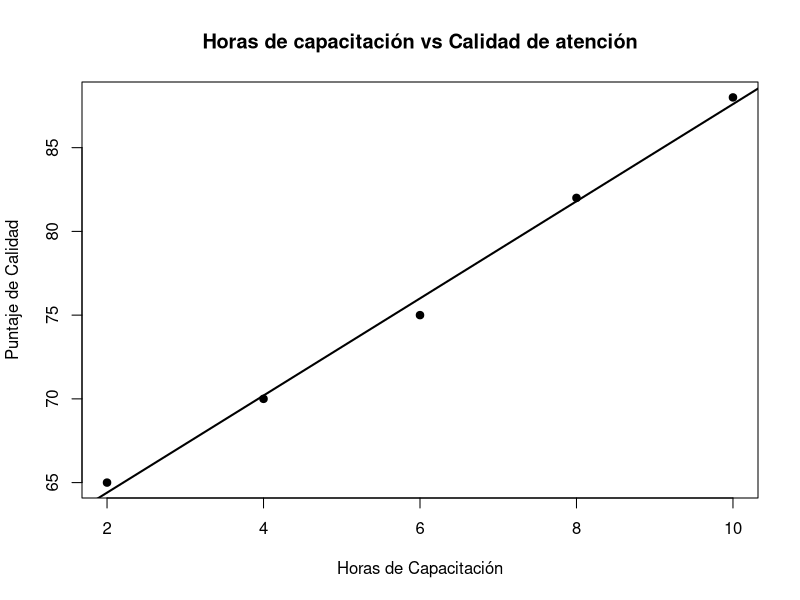

The R script that drew this image:
## ---- chunk 1
x<-c(2,4,6,8,10) 
y<-c(65,70,75,82,88)

## ---- chunk 2
cor(x,y)
## ---- chunk 3
modelo <- lm(y ~ x) 
coef(modelo)
## ---- chunk 4
predict(modelo,data.frame(x=12))
## ---- chunk 5
plot(x,y,main = "Horas de capacitación vs Calidad de atención",
     xlab="Horas de Capacitación",
     ylab="Puntaje de Calidad",
     pch=19)
abline(modelo,lwd=2)
